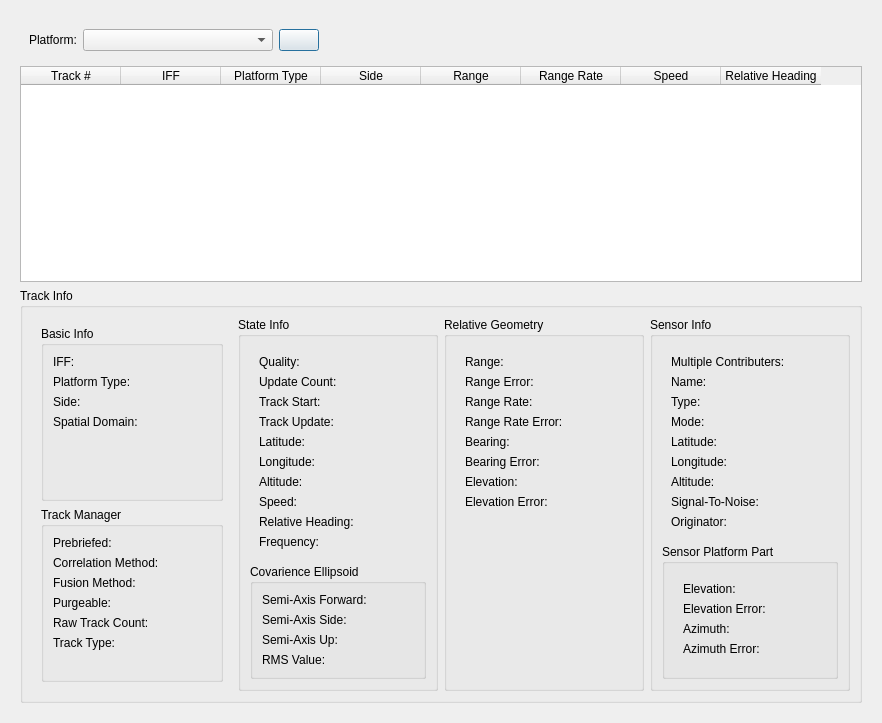
<?xml version="1.0" encoding="UTF-8"?>
<ui version="4.0">
 <class>TrackDetailsDisplay</class>
 <widget class="QDialog" name="TrackDetailsDisplay">
  <property name="geometry">
   <rect>
    <x>0</x>
    <y>0</y>
    <width>882</width>
    <height>723</height>
   </rect>
  </property>
  <property name="windowTitle">
   <string>Track Details Display</string>
  </property>
  <layout class="QVBoxLayout" name="verticalLayout_7">
   <item>
    <widget class="QStackedWidget" name="dataDisplayFrame">
     <property name="currentIndex">
      <number>0</number>
     </property>
     <widget class="QWidget" name="dataDisplayFramePage1">
      <layout class="QVBoxLayout" name="verticalLayout">
       <item>
        <widget class="QFrame" name="platformSelectionFrame">
         <property name="frameShape">
          <enum>QFrame::NoFrame</enum>
         </property>
         <property name="frameShadow">
          <enum>QFrame::Raised</enum>
         </property>
         <layout class="QHBoxLayout" name="horizontalLayout_3">
          <item>
           <widget class="QLabel" name="platformLabel">
            <property name="text">
             <string>Platform:</string>
            </property>
            <property name="buddy">
             <cstring>dataDisplayFrame</cstring>
            </property>
           </widget>
          </item>
          <item>
           <widget class="QComboBox" name="platformComboBox">
            <property name="editable">
             <bool>false</bool>
            </property>
            <property name="sizeAdjustPolicy">
             <enum>QComboBox::AdjustToContentsOnFirstShow</enum>
            </property>
            <property name="minimumContentsLength">
             <number>20</number>
            </property>
            <property name="iconSize">
             <size>
              <width>16</width>
              <height>16</height>
             </size>
            </property>
           </widget>
          </item>
          <item>
           <widget class="wkf::PlatformSelector" name="platformSelectButton">
            <property name="text">
             <string/>
            </property>
           </widget>
          </item>
          <item>
           <spacer name="horizontalSpacer">
            <property name="orientation">
             <enum>Qt::Horizontal</enum>
            </property>
            <property name="sizeType">
             <enum>QSizePolicy::Expanding</enum>
            </property>
            <property name="sizeHint" stdset="0">
             <size>
              <width>430</width>
              <height>20</height>
             </size>
            </property>
           </spacer>
          </item>
         </layout>
        </widget>
       </item>
       <item>
        <widget class="QTableWidget" name="trackTableWidget">
         <property name="sortingEnabled">
          <bool>false</bool>
         </property>
         <property name="rowCount">
          <number>0</number>
         </property>
         <property name="columnCount">
          <number>8</number>
         </property>
         <attribute name="verticalHeaderVisible">
          <bool>false</bool>
         </attribute>
         <column>
          <property name="text">
           <string>Track #</string>
          </property>
         </column>
         <column>
          <property name="text">
           <string>IFF</string>
          </property>
         </column>
         <column>
          <property name="text">
           <string>Platform Type</string>
          </property>
         </column>
         <column>
          <property name="text">
           <string>Side</string>
          </property>
         </column>
         <column>
          <property name="text">
           <string>Range</string>
          </property>
         </column>
         <column>
          <property name="text">
           <string>Range Rate</string>
          </property>
         </column>
         <column>
          <property name="text">
           <string>Speed</string>
          </property>
         </column>
         <column>
          <property name="text">
           <string>Relative Heading</string>
          </property>
         </column>
        </widget>
       </item>
       <item>
        <widget class="QGroupBox" name="trackInfoGroupBox">
         <property name="title">
          <string>Track Info</string>
         </property>
         <layout class="QHBoxLayout" name="horizontalLayout">
          <item>
           <widget class="QFrame" name="frame_3">
            <property name="frameShape">
             <enum>QFrame::NoFrame</enum>
            </property>
            <property name="frameShadow">
             <enum>QFrame::Raised</enum>
            </property>
            <layout class="QVBoxLayout" name="verticalLayout_2">
             <item>
              <widget class="QGroupBox" name="basicInfoGroupBox">
               <property name="title">
                <string>Basic Info</string>
               </property>
               <layout class="QFormLayout" name="formLayout">
                <item row="0" column="0">
                 <widget class="QLabel" name="iff_Label">
                  <property name="text">
                   <string>IFF:</string>
                  </property>
                 </widget>
                </item>
                <item row="0" column="1">
                 <widget class="QLabel" name="iff_DataLabel">
                  <property name="text">
                   <string/>
                  </property>
                  <property name="alignment">
                   <set>Qt::AlignCenter</set>
                  </property>
                 </widget>
                </item>
                <item row="1" column="0">
                 <widget class="QLabel" name="platformTypeLabel">
                  <property name="text">
                   <string>Platform Type:</string>
                  </property>
                 </widget>
                </item>
                <item row="1" column="1">
                 <widget class="QLabel" name="platformTypeDataLabel">
                  <property name="text">
                   <string/>
                  </property>
                  <property name="alignment">
                   <set>Qt::AlignCenter</set>
                  </property>
                 </widget>
                </item>
                <item row="2" column="0">
                 <widget class="QLabel" name="sideLabel">
                  <property name="text">
                   <string>Side: </string>
                  </property>
                 </widget>
                </item>
                <item row="2" column="1">
                 <widget class="QLabel" name="sideDataLabel">
                  <property name="text">
                   <string/>
                  </property>
                  <property name="alignment">
                   <set>Qt::AlignCenter</set>
                  </property>
                 </widget>
                </item>
                <item row="3" column="0">
                 <widget class="QLabel" name="spatialDomainLabel">
                  <property name="text">
                   <string>Spatial Domain:</string>
                  </property>
                 </widget>
                </item>
                <item row="3" column="1">
                 <widget class="QLabel" name="spatialDomainDataLabel">
                  <property name="text">
                   <string/>
                  </property>
                  <property name="alignment">
                   <set>Qt::AlignCenter</set>
                  </property>
                 </widget>
                </item>
               </layout>
              </widget>
             </item>
             <item>
              <widget class="QGroupBox" name="trackManagerGroupBox">
               <property name="title">
                <string>Track Manager</string>
               </property>
               <layout class="QFormLayout" name="formLayout_2">
                <item row="0" column="0">
                 <widget class="QLabel" name="prebriefedLabel">
                  <property name="text">
                   <string>Prebriefed:</string>
                  </property>
                 </widget>
                </item>
                <item row="0" column="1">
                 <widget class="QLabel" name="prebriefedDataLabel">
                  <property name="text">
                   <string/>
                  </property>
                  <property name="alignment">
                   <set>Qt::AlignCenter</set>
                  </property>
                 </widget>
                </item>
                <item row="1" column="0">
                 <widget class="QLabel" name="correlationMethodLabel">
                  <property name="text">
                   <string>Correlation Method:</string>
                  </property>
                 </widget>
                </item>
                <item row="1" column="1">
                 <widget class="QLabel" name="correlationMethodDataLabel">
                  <property name="text">
                   <string/>
                  </property>
                  <property name="alignment">
                   <set>Qt::AlignCenter</set>
                  </property>
                 </widget>
                </item>
                <item row="2" column="0">
                 <widget class="QLabel" name="fusionMethodLabel">
                  <property name="text">
                   <string>Fusion Method:</string>
                  </property>
                 </widget>
                </item>
                <item row="2" column="1">
                 <widget class="QLabel" name="fusionMethodDataLabel">
                  <property name="text">
                   <string/>
                  </property>
                  <property name="alignment">
                   <set>Qt::AlignCenter</set>
                  </property>
                 </widget>
                </item>
                <item row="3" column="0">
                 <widget class="QLabel" name="purgeableLabel">
                  <property name="text">
                   <string>Purgeable:</string>
                  </property>
                 </widget>
                </item>
                <item row="3" column="1">
                 <widget class="QLabel" name="purgeableDataLabel">
                  <property name="text">
                   <string/>
                  </property>
                  <property name="alignment">
                   <set>Qt::AlignCenter</set>
                  </property>
                 </widget>
                </item>
                <item row="4" column="0">
                 <widget class="QLabel" name="rawTrackCountLabel">
                  <property name="text">
                   <string>Raw Track Count:</string>
                  </property>
                 </widget>
                </item>
                <item row="4" column="1">
                 <widget class="QLabel" name="rawTrackCountDataLabel">
                  <property name="text">
                   <string/>
                  </property>
                  <property name="alignment">
                   <set>Qt::AlignCenter</set>
                  </property>
                 </widget>
                </item>
                <item row="6" column="0">
                 <widget class="QLabel" name="label_17">
                  <property name="text">
                   <string>Track Type:</string>
                  </property>
                 </widget>
                </item>
                <item row="6" column="1">
                 <widget class="QLabel" name="trackTypeDataLabel">
                  <property name="text">
                   <string/>
                  </property>
                  <property name="alignment">
                   <set>Qt::AlignCenter</set>
                  </property>
                 </widget>
                </item>
               </layout>
              </widget>
             </item>
            </layout>
           </widget>
          </item>
          <item>
           <widget class="QGroupBox" name="stateInfoGroupBox">
            <property name="title">
             <string>State Info</string>
            </property>
            <property name="alignment">
             <set>Qt::AlignLeading|Qt::AlignLeft|Qt::AlignTop</set>
            </property>
            <layout class="QVBoxLayout" name="verticalLayout_3">
             <item>
              <widget class="QFrame" name="frame">
               <property name="frameShape">
                <enum>QFrame::NoFrame</enum>
               </property>
               <property name="frameShadow">
                <enum>QFrame::Raised</enum>
               </property>
               <layout class="QFormLayout" name="formLayout_3">
                <property name="sizeConstraint">
                 <enum>QLayout::SetDefaultConstraint</enum>
                </property>
                <property name="labelAlignment">
                 <set>Qt::AlignLeading|Qt::AlignLeft|Qt::AlignVCenter</set>
                </property>
                <item row="0" column="0">
                 <widget class="QLabel" name="label">
                  <property name="lineWidth">
                   <number>1</number>
                  </property>
                  <property name="midLineWidth">
                   <number>0</number>
                  </property>
                  <property name="text">
                   <string>Quality:</string>
                  </property>
                  <property name="scaledContents">
                   <bool>true</bool>
                  </property>
                 </widget>
                </item>
                <item row="0" column="1">
                 <widget class="QLabel" name="qualityDataLabel">
                  <property name="text">
                   <string/>
                  </property>
                  <property name="scaledContents">
                   <bool>false</bool>
                  </property>
                  <property name="alignment">
                   <set>Qt::AlignCenter</set>
                  </property>
                 </widget>
                </item>
                <item row="1" column="0">
                 <widget class="QLabel" name="label_3">
                  <property name="text">
                   <string>Update Count:</string>
                  </property>
                  <property name="scaledContents">
                   <bool>false</bool>
                  </property>
                 </widget>
                </item>
                <item row="1" column="1">
                 <widget class="QLabel" name="updateCountDataLabel">
                  <property name="text">
                   <string/>
                  </property>
                  <property name="scaledContents">
                   <bool>false</bool>
                  </property>
                  <property name="alignment">
                   <set>Qt::AlignCenter</set>
                  </property>
                 </widget>
                </item>
                <item row="2" column="0">
                 <widget class="QLabel" name="label_5">
                  <property name="text">
                   <string>Track Start:</string>
                  </property>
                 </widget>
                </item>
                <item row="2" column="1">
                 <widget class="wkf::TimeLabel" name="trackStartDataLabel">
                  <property name="text">
                   <string/>
                  </property>
                  <property name="alignment">
                   <set>Qt::AlignCenter</set>
                  </property>
                 </widget>
                </item>
                <item row="3" column="0">
                 <widget class="QLabel" name="trackUpdateLabel">
                  <property name="text">
                   <string>Track Update:</string>
                  </property>
                 </widget>
                </item>
                <item row="3" column="1">
                 <widget class="wkf::TimeLabel" name="trackUpdateDataLabel">
                  <property name="text">
                   <string/>
                  </property>
                  <property name="alignment">
                   <set>Qt::AlignCenter</set>
                  </property>
                 </widget>
                </item>
                <item row="4" column="0">
                 <widget class="QLabel" name="label_8">
                  <property name="text">
                   <string>Latitude:</string>
                  </property>
                 </widget>
                </item>
                <item row="4" column="1">
                 <widget class="wkf::LatitudeLabel" name="latDataLabel">
                  <property name="text">
                   <string/>
                  </property>
                  <property name="alignment">
                   <set>Qt::AlignCenter</set>
                  </property>
                 </widget>
                </item>
                <item row="5" column="0">
                 <widget class="QLabel" name="label_9">
                  <property name="text">
                   <string>Longitude:</string>
                  </property>
                 </widget>
                </item>
                <item row="5" column="1">
                 <widget class="wkf::LongitudeLabel" name="lonDataLabel">
                  <property name="text">
                   <string/>
                  </property>
                  <property name="alignment">
                   <set>Qt::AlignCenter</set>
                  </property>
                 </widget>
                </item>
                <item row="6" column="0">
                 <widget class="QLabel" name="label_10">
                  <property name="text">
                   <string>Altitude:</string>
                  </property>
                 </widget>
                </item>
                <item row="6" column="1">
                 <widget class="wkf::AltitudeLabel" name="altDataLabel">
                  <property name="text">
                   <string/>
                  </property>
                  <property name="alignment">
                   <set>Qt::AlignCenter</set>
                  </property>
                 </widget>
                </item>
                <item row="7" column="0">
                 <widget class="QLabel" name="label_13">
                  <property name="text">
                   <string>Speed:</string>
                  </property>
                 </widget>
                </item>
                <item row="7" column="1">
                 <widget class="QLabel" name="speedDataLabel">
                  <property name="text">
                   <string/>
                  </property>
                  <property name="alignment">
                   <set>Qt::AlignCenter</set>
                  </property>
                 </widget>
                </item>
                <item row="8" column="0">
                 <widget class="QLabel" name="label_14">
                  <property name="text">
                   <string>Relative Heading:</string>
                  </property>
                 </widget>
                </item>
                <item row="8" column="1">
                 <widget class="QLabel" name="relativeHeadingDataLabel">
                  <property name="text">
                   <string/>
                  </property>
                  <property name="alignment">
                   <set>Qt::AlignCenter</set>
                  </property>
                 </widget>
                </item>
                <item row="9" column="0">
                 <widget class="QLabel" name="label_19">
                  <property name="text">
                   <string>Frequency:</string>
                  </property>
                 </widget>
                </item>
                <item row="9" column="1">
                 <widget class="wkf::FrequencyLabel" name="frequencyDataLabel">
                  <property name="text">
                   <string/>
                  </property>
                  <property name="alignment">
                   <set>Qt::AlignCenter</set>
                  </property>
                 </widget>
                </item>
               </layout>
              </widget>
             </item>
             <item>
              <widget class="QGroupBox" name="groupBox">
               <property name="title">
                <string>Covarience Ellipsoid</string>
               </property>
               <layout class="QFormLayout" name="formLayout_6">
                <item row="0" column="0">
                 <widget class="QLabel" name="label_2">
                  <property name="text">
                   <string>Semi-Axis Forward:</string>
                  </property>
                 </widget>
                </item>
                <item row="0" column="1">
                 <widget class="wkf::LengthLabel" name="semiAxisForwardDataLabel">
                  <property name="text">
                   <string/>
                  </property>
                  <property name="alignment">
                   <set>Qt::AlignCenter</set>
                  </property>
                 </widget>
                </item>
                <item row="1" column="0">
                 <widget class="QLabel" name="label_7">
                  <property name="text">
                   <string>Semi-Axis Side:</string>
                  </property>
                 </widget>
                </item>
                <item row="2" column="0">
                 <widget class="QLabel" name="label_16">
                  <property name="text">
                   <string>Semi-Axis Up:</string>
                  </property>
                 </widget>
                </item>
                <item row="1" column="1">
                 <widget class="wkf::LengthLabel" name="semiAxisSideDataLabel">
                  <property name="text">
                   <string/>
                  </property>
                  <property name="alignment">
                   <set>Qt::AlignCenter</set>
                  </property>
                 </widget>
                </item>
                <item row="2" column="1">
                 <widget class="wkf::LengthLabel" name="semiAxisUpDataLabel">
                  <property name="text">
                   <string/>
                  </property>
                  <property name="alignment">
                   <set>Qt::AlignCenter</set>
                  </property>
                 </widget>
                </item>
                <item row="3" column="0">
                 <widget class="QLabel" name="label_21">
                  <property name="text">
                   <string>RMS Value:</string>
                  </property>
                 </widget>
                </item>
                <item row="3" column="1">
                 <widget class="QLabel" name="rmsValueDataLabel">
                  <property name="text">
                   <string/>
                  </property>
                  <property name="alignment">
                   <set>Qt::AlignCenter</set>
                  </property>
                 </widget>
                </item>
               </layout>
              </widget>
             </item>
            </layout>
           </widget>
          </item>
          <item>
           <widget class="QGroupBox" name="relativeGeometryGroupBox">
            <property name="title">
             <string>Relative Geometry</string>
            </property>
            <layout class="QVBoxLayout" name="verticalLayout_4">
             <item>
              <widget class="QFrame" name="frame_2">
               <property name="frameShape">
                <enum>QFrame::NoFrame</enum>
               </property>
               <property name="frameShadow">
                <enum>QFrame::Raised</enum>
               </property>
               <layout class="QFormLayout" name="formLayout_4">
                <item row="0" column="0">
                 <widget class="QLabel" name="label_6">
                  <property name="text">
                   <string>Range:</string>
                  </property>
                 </widget>
                </item>
                <item row="0" column="1">
                 <widget class="QLabel" name="rangeDataLabel">
                  <property name="text">
                   <string/>
                  </property>
                  <property name="alignment">
                   <set>Qt::AlignCenter</set>
                  </property>
                 </widget>
                </item>
                <item row="1" column="0">
                 <widget class="QLabel" name="label_4">
                  <property name="text">
                   <string>Range Error:</string>
                  </property>
                 </widget>
                </item>
                <item row="1" column="1">
                 <widget class="wkf::LengthLabel" name="rangeErrorDataLabel">
                  <property name="text">
                   <string/>
                  </property>
                  <property name="alignment">
                   <set>Qt::AlignCenter</set>
                  </property>
                 </widget>
                </item>
                <item row="2" column="0">
                 <widget class="QLabel" name="label_15">
                  <property name="text">
                   <string>Range Rate:</string>
                  </property>
                 </widget>
                </item>
                <item row="2" column="1">
                 <widget class="QLabel" name="rangeRateDataLabel">
                  <property name="text">
                   <string/>
                  </property>
                  <property name="alignment">
                   <set>Qt::AlignCenter</set>
                  </property>
                 </widget>
                </item>
                <item row="3" column="0">
                 <widget class="QLabel" name="label_20">
                  <property name="text">
                   <string>Range Rate Error:</string>
                  </property>
                 </widget>
                </item>
                <item row="3" column="1">
                 <widget class="wkf::SpeedLabel" name="rangeRateErrorDataLabel">
                  <property name="text">
                   <string/>
                  </property>
                  <property name="alignment">
                   <set>Qt::AlignCenter</set>
                  </property>
                 </widget>
                </item>
                <item row="4" column="0">
                 <widget class="QLabel" name="label_18">
                  <property name="text">
                   <string>Bearing:</string>
                  </property>
                 </widget>
                </item>
                <item row="4" column="1">
                 <widget class="wkf::AngleLabel" name="bearingDataLabel">
                  <property name="text">
                   <string/>
                  </property>
                  <property name="alignment">
                   <set>Qt::AlignCenter</set>
                  </property>
                 </widget>
                </item>
                <item row="5" column="0">
                 <widget class="QLabel" name="label_23">
                  <property name="text">
                   <string>Bearing Error:</string>
                  </property>
                 </widget>
                </item>
                <item row="5" column="1">
                 <widget class="wkf::AngleLabel" name="bearingErrorDataLabel">
                  <property name="text">
                   <string/>
                  </property>
                  <property name="alignment">
                   <set>Qt::AlignCenter</set>
                  </property>
                 </widget>
                </item>
                <item row="6" column="0">
                 <widget class="QLabel" name="label_25">
                  <property name="text">
                   <string>Elevation:</string>
                  </property>
                 </widget>
                </item>
                <item row="6" column="1">
                 <widget class="wkf::AngleLabel" name="elevationDataLabel">
                  <property name="text">
                   <string/>
                  </property>
                  <property name="alignment">
                   <set>Qt::AlignCenter</set>
                  </property>
                 </widget>
                </item>
                <item row="7" column="0">
                 <widget class="QLabel" name="label_41">
                  <property name="text">
                   <string>Elevation Error:</string>
                  </property>
                 </widget>
                </item>
                <item row="7" column="1">
                 <widget class="wkf::AngleLabel" name="elevationErrorDataLabel">
                  <property name="text">
                   <string/>
                  </property>
                  <property name="alignment">
                   <set>Qt::AlignCenter</set>
                  </property>
                 </widget>
                </item>
               </layout>
              </widget>
             </item>
            </layout>
           </widget>
          </item>
          <item>
           <widget class="QGroupBox" name="sensorInfoGroupBox">
            <property name="title">
             <string>Sensor Info</string>
            </property>
            <layout class="QVBoxLayout" name="verticalLayout_5">
             <item>
              <widget class="QFrame" name="frame_4">
               <property name="frameShape">
                <enum>QFrame::NoFrame</enum>
               </property>
               <property name="frameShadow">
                <enum>QFrame::Raised</enum>
               </property>
               <layout class="QFormLayout" name="formLayout_5">
                <item row="0" column="0">
                 <widget class="QLabel" name="label_22">
                  <property name="text">
                   <string>Multiple Contributers:</string>
                  </property>
                 </widget>
                </item>
                <item row="0" column="1">
                 <widget class="QLabel" name="multipleContributorsDataLabel">
                  <property name="text">
                   <string/>
                  </property>
                  <property name="alignment">
                   <set>Qt::AlignCenter</set>
                  </property>
                 </widget>
                </item>
                <item row="1" column="0">
                 <widget class="QLabel" name="label_28">
                  <property name="text">
                   <string>Name:</string>
                  </property>
                 </widget>
                </item>
                <item row="1" column="1">
                 <widget class="QLabel" name="sensorNameDataLabel">
                  <property name="text">
                   <string/>
                  </property>
                  <property name="alignment">
                   <set>Qt::AlignCenter</set>
                  </property>
                 </widget>
                </item>
                <item row="2" column="0">
                 <widget class="QLabel" name="label_12">
                  <property name="text">
                   <string>Type:</string>
                  </property>
                 </widget>
                </item>
                <item row="2" column="1">
                 <widget class="QLabel" name="sensorTypeDataLabel">
                  <property name="text">
                   <string/>
                  </property>
                  <property name="alignment">
                   <set>Qt::AlignCenter</set>
                  </property>
                 </widget>
                </item>
                <item row="3" column="0">
                 <widget class="QLabel" name="label_43">
                  <property name="text">
                   <string>Mode:</string>
                  </property>
                 </widget>
                </item>
                <item row="3" column="1">
                 <widget class="QLabel" name="sensorModeDataLabel">
                  <property name="text">
                   <string/>
                  </property>
                  <property name="alignment">
                   <set>Qt::AlignCenter</set>
                  </property>
                 </widget>
                </item>
                <item row="4" column="0">
                 <widget class="QLabel" name="label_30">
                  <property name="text">
                   <string>Latitude:</string>
                  </property>
                 </widget>
                </item>
                <item row="4" column="1">
                 <widget class="wkf::LatitudeLabel" name="sensorLatDataLabel">
                  <property name="text">
                   <string/>
                  </property>
                  <property name="alignment">
                   <set>Qt::AlignCenter</set>
                  </property>
                 </widget>
                </item>
                <item row="5" column="0">
                 <widget class="QLabel" name="label_32">
                  <property name="text">
                   <string>Longitude:</string>
                  </property>
                 </widget>
                </item>
                <item row="5" column="1">
                 <widget class="wkf::LongitudeLabel" name="sensorLonDataLabel">
                  <property name="text">
                   <string/>
                  </property>
                  <property name="alignment">
                   <set>Qt::AlignCenter</set>
                  </property>
                 </widget>
                </item>
                <item row="6" column="0">
                 <widget class="QLabel" name="label_34">
                  <property name="text">
                   <string>Altitude:</string>
                  </property>
                 </widget>
                </item>
                <item row="6" column="1">
                 <widget class="wkf::AltitudeLabel" name="sensorAltitudeDatalabel">
                  <property name="text">
                   <string/>
                  </property>
                  <property name="alignment">
                   <set>Qt::AlignCenter</set>
                  </property>
                 </widget>
                </item>
                <item row="7" column="0">
                 <widget class="QLabel" name="label_11">
                  <property name="text">
                   <string>Signal-To-Noise: </string>
                  </property>
                 </widget>
                </item>
                <item row="7" column="1">
                 <widget class="QLabel" name="signalToNoiseDataLabel">
                  <property name="text">
                   <string/>
                  </property>
                  <property name="alignment">
                   <set>Qt::AlignCenter</set>
                  </property>
                 </widget>
                </item>
                <item row="8" column="0">
                 <widget class="QLabel" name="label_26">
                  <property name="text">
                   <string>Originator:</string>
                  </property>
                 </widget>
                </item>
                <item row="8" column="1">
                 <widget class="QLabel" name="originatorDataLabel">
                  <property name="text">
                   <string/>
                  </property>
                  <property name="alignment">
                   <set>Qt::AlignCenter</set>
                  </property>
                 </widget>
                </item>
               </layout>
              </widget>
             </item>
             <item>
              <widget class="QGroupBox" name="groupBox_2">
               <property name="title">
                <string>Sensor Platform Part</string>
               </property>
               <layout class="QVBoxLayout" name="verticalLayout_9">
                <item>
                 <widget class="QFrame" name="frame_8">
                  <property name="frameShape">
                   <enum>QFrame::NoFrame</enum>
                  </property>
                  <property name="frameShadow">
                   <enum>QFrame::Plain</enum>
                  </property>
                  <layout class="QFormLayout" name="formLayout_7">
                   <item row="0" column="0">
                    <widget class="QLabel" name="label_49">
                     <property name="text">
                      <string>Elevation:</string>
                     </property>
                    </widget>
                   </item>
                   <item row="0" column="1">
                    <widget class="wkf::AngleLabel" name="sensorElevationErrorDataLabel">
                     <property name="text">
                      <string/>
                     </property>
                     <property name="alignment">
                      <set>Qt::AlignCenter</set>
                     </property>
                    </widget>
                   </item>
                   <item row="1" column="0">
                    <widget class="QLabel" name="label_50">
                     <property name="text">
                      <string>Elevation Error:</string>
                     </property>
                    </widget>
                   </item>
                   <item row="1" column="1">
                    <widget class="wkf::AngleLabel" name="sensorAzimuthDataLabel">
                     <property name="text">
                      <string/>
                     </property>
                     <property name="alignment">
                      <set>Qt::AlignCenter</set>
                     </property>
                    </widget>
                   </item>
                   <item row="2" column="0">
                    <widget class="QLabel" name="label_45">
                     <property name="text">
                      <string>Azimuth: </string>
                     </property>
                    </widget>
                   </item>
                   <item row="2" column="1">
                    <widget class="wkf::AngleLabel" name="sensorElevationDataLabel">
                     <property name="text">
                      <string/>
                     </property>
                     <property name="alignment">
                      <set>Qt::AlignCenter</set>
                     </property>
                    </widget>
                   </item>
                   <item row="3" column="0">
                    <widget class="QLabel" name="label_46">
                     <property name="text">
                      <string>Azimuth Error:</string>
                     </property>
                    </widget>
                   </item>
                   <item row="3" column="1">
                    <widget class="wkf::AngleLabel" name="sensorAzimuthErrorDataLabel">
                     <property name="text">
                      <string/>
                     </property>
                     <property name="alignment">
                      <set>Qt::AlignCenter</set>
                     </property>
                    </widget>
                   </item>
                  </layout>
                 </widget>
                </item>
               </layout>
              </widget>
             </item>
            </layout>
           </widget>
          </item>
         </layout>
        </widget>
       </item>
      </layout>
     </widget>
     <widget class="QWidget" name="platformRemovedPage">
      <layout class="QVBoxLayout" name="verticalLayout_6">
       <item>
        <widget class="QFrame" name="frame_5">
         <property name="frameShape">
          <enum>QFrame::StyledPanel</enum>
         </property>
         <property name="frameShadow">
          <enum>QFrame::Raised</enum>
         </property>
         <layout class="QVBoxLayout" name="verticalLayout_8">
          <item>
           <spacer name="verticalSpacer">
            <property name="orientation">
             <enum>Qt::Vertical</enum>
            </property>
            <property name="sizeHint" stdset="0">
             <size>
              <width>20</width>
              <height>40</height>
             </size>
            </property>
           </spacer>
          </item>
          <item>
           <widget class="QFrame" name="frame_6">
            <property name="frameShape">
             <enum>QFrame::NoFrame</enum>
            </property>
            <property name="frameShadow">
             <enum>QFrame::Plain</enum>
            </property>
            <layout class="QHBoxLayout" name="horizontalLayout_2">
             <item>
              <spacer name="horizontalSpacer_2">
               <property name="orientation">
                <enum>Qt::Horizontal</enum>
               </property>
               <property name="sizeHint" stdset="0">
                <size>
                 <width>40</width>
                 <height>20</height>
                </size>
               </property>
              </spacer>
             </item>
             <item>
              <widget class="QLabel" name="platformRemovedlabel">
               <property name="font">
                <font>
                 <pointsize>15</pointsize>
                </font>
               </property>
               <property name="text">
                <string>Platform X has been removed from the simulation.</string>
               </property>
               <property name="alignment">
                <set>Qt::AlignCenter</set>
               </property>
              </widget>
             </item>
             <item>
              <spacer name="horizontalSpacer_3">
               <property name="orientation">
                <enum>Qt::Horizontal</enum>
               </property>
               <property name="sizeHint" stdset="0">
                <size>
                 <width>40</width>
                 <height>20</height>
                </size>
               </property>
              </spacer>
             </item>
            </layout>
           </widget>
          </item>
          <item>
           <widget class="QFrame" name="frame_7">
            <property name="frameShape">
             <enum>QFrame::NoFrame</enum>
            </property>
            <property name="frameShadow">
             <enum>QFrame::Raised</enum>
            </property>
            <layout class="QHBoxLayout" name="horizontalLayout_4">
             <item>
              <spacer name="horizontalSpacer_4">
               <property name="orientation">
                <enum>Qt::Horizontal</enum>
               </property>
               <property name="sizeHint" stdset="0">
                <size>
                 <width>40</width>
                 <height>20</height>
                </size>
               </property>
              </spacer>
             </item>
             <item>
              <widget class="QPushButton" name="pushButton">
               <property name="text">
                <string>Return to Track Display</string>
               </property>
              </widget>
             </item>
             <item>
              <spacer name="horizontalSpacer_5">
               <property name="orientation">
                <enum>Qt::Horizontal</enum>
               </property>
               <property name="sizeHint" stdset="0">
                <size>
                 <width>40</width>
                 <height>20</height>
                </size>
               </property>
              </spacer>
             </item>
            </layout>
           </widget>
          </item>
          <item>
           <spacer name="verticalSpacer_3">
            <property name="orientation">
             <enum>Qt::Vertical</enum>
            </property>
            <property name="sizeHint" stdset="0">
             <size>
              <width>20</width>
              <height>40</height>
             </size>
            </property>
           </spacer>
          </item>
         </layout>
        </widget>
       </item>
      </layout>
     </widget>
    </widget>
   </item>
  </layout>
 </widget>
 <customwidgets>
  <customwidget>
   <class>wkf::TimeLabel</class>
   <extends>QLabel</extends>
   <header>WkfUnitTypes.hpp</header>
  </customwidget>
  <customwidget>
   <class>wkf::LatitudeLabel</class>
   <extends>QLabel</extends>
   <header>WkfUnitTypes.hpp</header>
  </customwidget>
  <customwidget>
   <class>wkf::LongitudeLabel</class>
   <extends>QLabel</extends>
   <header>WkfUnitTypes.hpp</header>
  </customwidget>
  <customwidget>
   <class>wkf::AltitudeLabel</class>
   <extends>QLabel</extends>
   <header>WkfUnitTypes.hpp</header>
  </customwidget>
  <customwidget>
   <class>wkf::LengthLabel</class>
   <extends>QLabel</extends>
   <header>WkfUnitTypes.hpp</header>
  </customwidget>
  <customwidget>
   <class>wkf::SpeedLabel</class>
   <extends>QLabel</extends>
   <header>WkfUnitTypes.hpp</header>
  </customwidget>
  <customwidget>
   <class>wkf::AngleLabel</class>
   <extends>QLabel</extends>
   <header>WkfUnitTypes.hpp</header>
  </customwidget>
  <customwidget>
   <class>wkf::FrequencyLabel</class>
   <extends>QLabel</extends>
   <header>WkfUnitTypes.hpp</header>
  </customwidget>
  <customwidget>
   <class>wkf::PlatformSelector</class>
   <extends>QPushButton</extends>
   <header location="global">WkfSelectorWidgets.hpp</header>
  </customwidget>
 </customwidgets>
 <resources/>
 <connections/>
</ui>
